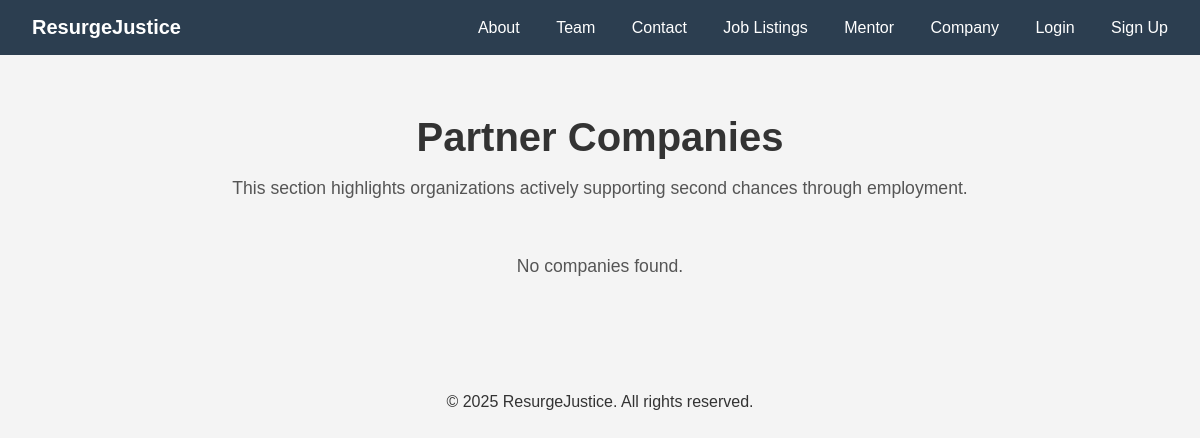
Page /company/ on the earlier database version.
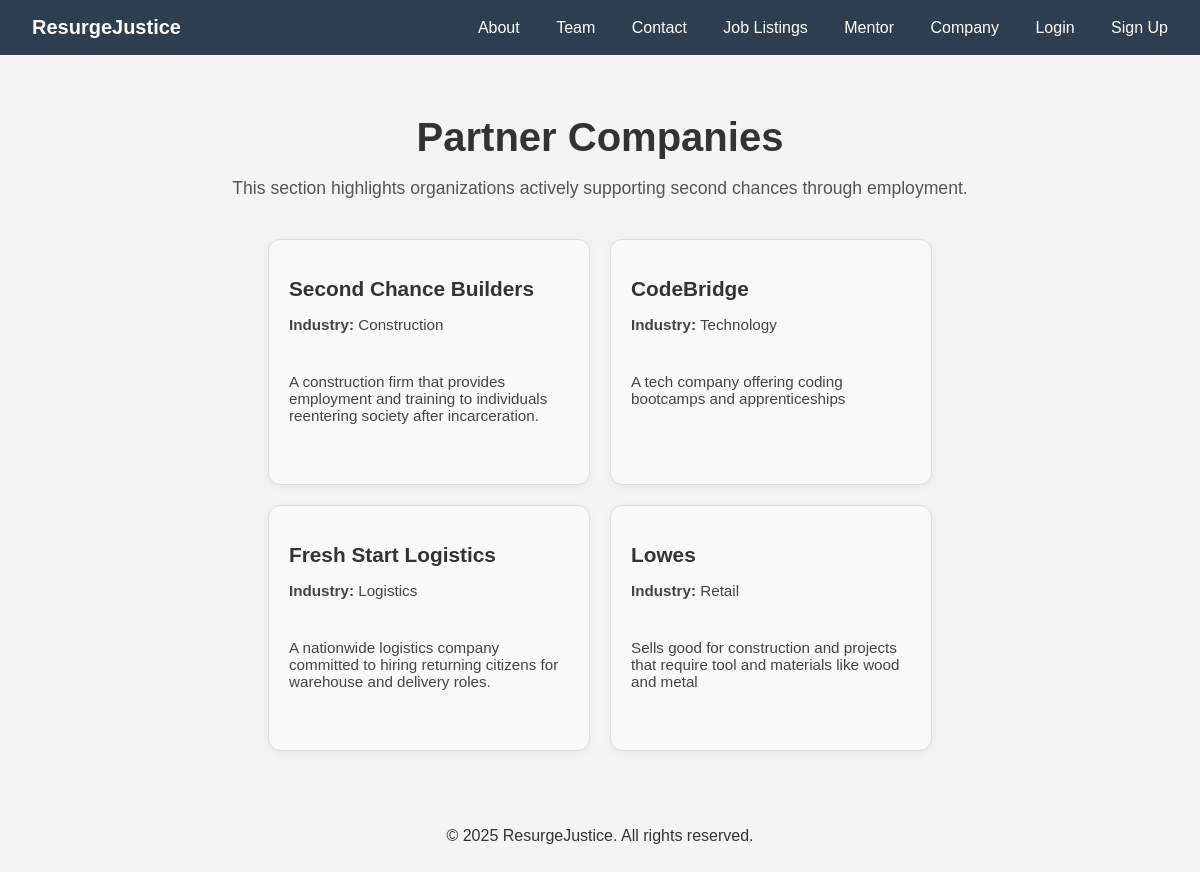
Same page on the later database version.
### accounts/models.py (models this page shows, shortened)
class Company(models.Model):
    name = models.CharField(max_length=255)
    industry = models.CharField(max_length=255, blank=True)
    description = models.TextField(blank=True)

### core/views.py (the view)
# urls.py: path('company/', views.company, name='company'),
def company(request):
    companies = Company.objects.all()[:5]  # Show first 5 companies
    return render(request, 'company.html', {'companies': companies})

### core/templates/company.html
{% extends 'base.html' %}
{% block content %}
<div class="company-container">
  <h1>Partner Companies</h1>
  <p>This section highlights organizations actively supporting second chances through employment.</p>
  <div class="company-grid">
    {% for company in companies %}
      <div class="company-card">
        <h2>{{ company.name }}</h2>
        <p><strong>Industry:</strong> {{ company.industry }}</p>
        <p>{{ company.description }}</p>
      </div>
    {% empty %}
      <p>No companies found.</p>
    {% endfor %}
  </div>
</div>
{% endblock %}

### core/templates/base.html (shortened to what this page needs)
<!DOCTYPE html>
<html lang="en">
<head>
  {% load static %}
  <link rel="stylesheet" href="{% static 'css/styles.css' %}">
</head>
<body>
  <header>
    <div class="navbar">
      <div class="logo">
        <a href="{% url 'home' %}" style="font-weight: bold; font-size: 20px; text-decoration: none; color: white;">
          ResurgeJustice
        </a>
      </div>
      <div class="nav-links">
        <a href="{% url 'about' %}">About</a>
        <a href="{% url 'team' %}">Team</a>
        <a href="{% url 'contact' %}">Contact</a>
        <a href="{% url 'job_listings' %}">Job Listings</a>
        <a href="{% url 'mentor' %}">Mentor</a>
        <a href="{% url 'company' %}">Company</a>
        {% if user.is_authenticated %}
        <span style="color: white; margin: 0 1rem;">Welcome, {{ user.username }}</span>
        <a href="{% url 'profile' %}">Profile</a>
        <form action="{% url 'logout' %}" method="post" style="display:inline;">
          {% csrf_token %}
          <button type="submit" style="background:none; border:none; color:blue; text-decoration:underline; cursor:pointer;">
            Logout
          </button>
        </form>
        {% else %}
        <a href="{% url 'login' %}">Login</a>
        <a href="{% url 'signup' %}">Sign Up</a>
        {% endif %}
      </div>
    </div>
  </header>
  <main>
    {% block content %}{% endblock %}
  </main>
  <footer>
    <p style="text-align: center; padding: 1rem;">&copy; 2025 ResurgeJustice. All rights reserved.</p>
  </footer>
</body>
</html>

### static/css/styles.css (style rules this page uses)
body { font-family: 'Arial', sans-serif; margin: 0; padding: 0; background-color: #f4f4f4; color: #333; }
.navbar { background-color: #2c3e50; padding: 1rem; display: flex; justify-content: space-between; align-items: center; }
.navbar a { color: white; text-decoration: none; margin: 0 1rem; }
.company-container { max-width: 960px; margin: 60px auto; padding: 0 20px; text-align: center; }
.company-container h1 { font-size: 2.5em; margin-bottom: 10px; }
.company-container p { font-size: 1.1em; color: #555; margin-bottom: 40px; }
.company-grid { display: flex; flex-wrap: wrap; justify-content: center; gap: 20px; }
.company-card { background: #f9f9f9; border: 1px solid #ddd; border-radius: 12px; padding: 20px; width: 280px; box-shadow: 0 2px 8px rgba(0, 0, 0, 0.05); transition: transform 0.2s ease; text-align: left; }
.company-card h2 { margin-bottom: 10px; font-size: 1.3em; color: #333; }
.company-card p { font-size: 0.95em; color: #444; }

Differences in the rows shown:
added Company: name "Second Chance Builders", industry "Construction", description "A construction firm that provides employment and training to individuals reentering society after incarceration."
added Company: name "CodeBridge", industry "Technology", description "A tech company offering coding bootcamps and apprenticeships"
added Company: name "Fresh Start Logistics", industry "Logistics", description "A nationwide logistics company committed to hiring returning citizens for warehouse and delivery roles."
added Company: name "Lowes", industry "Retail", description "Sells good for construction and projects that require tool and materials like wood and metal"
Other differences:
text no longer shown: "No companies found."
